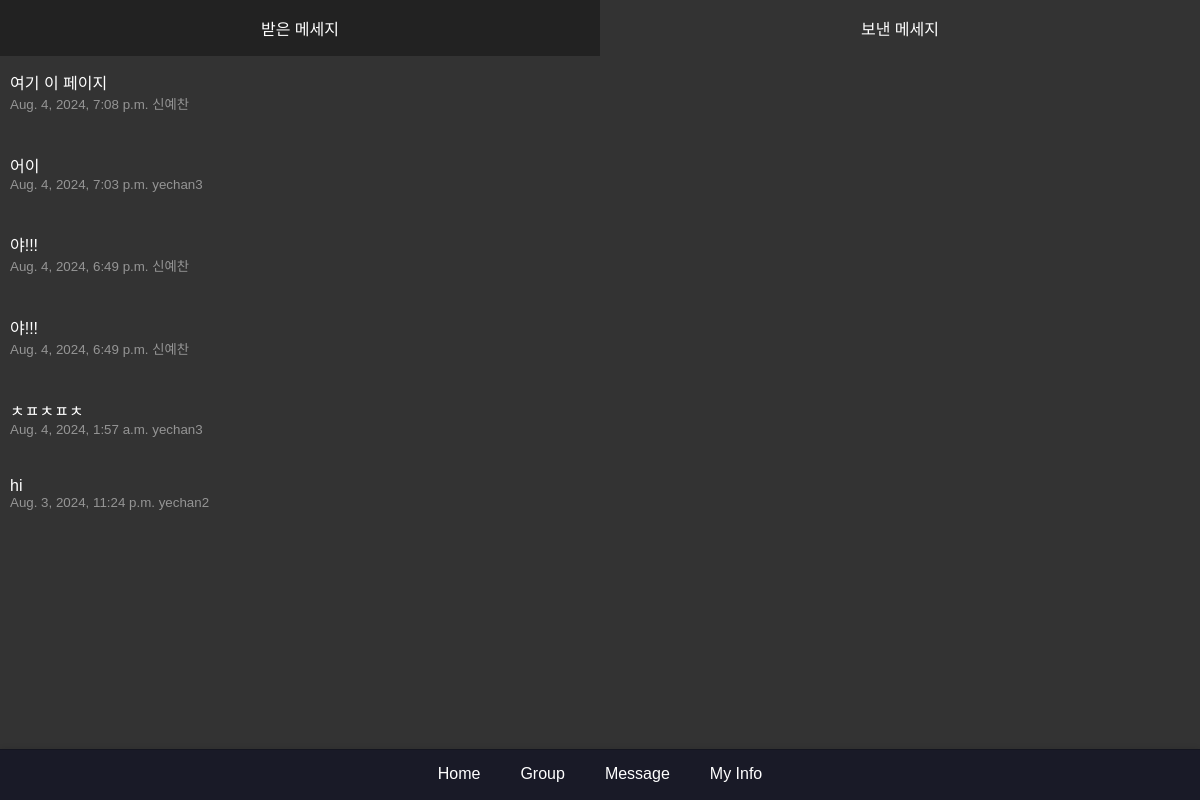
Page /message/sent/ (signed in) on the earlier database version.
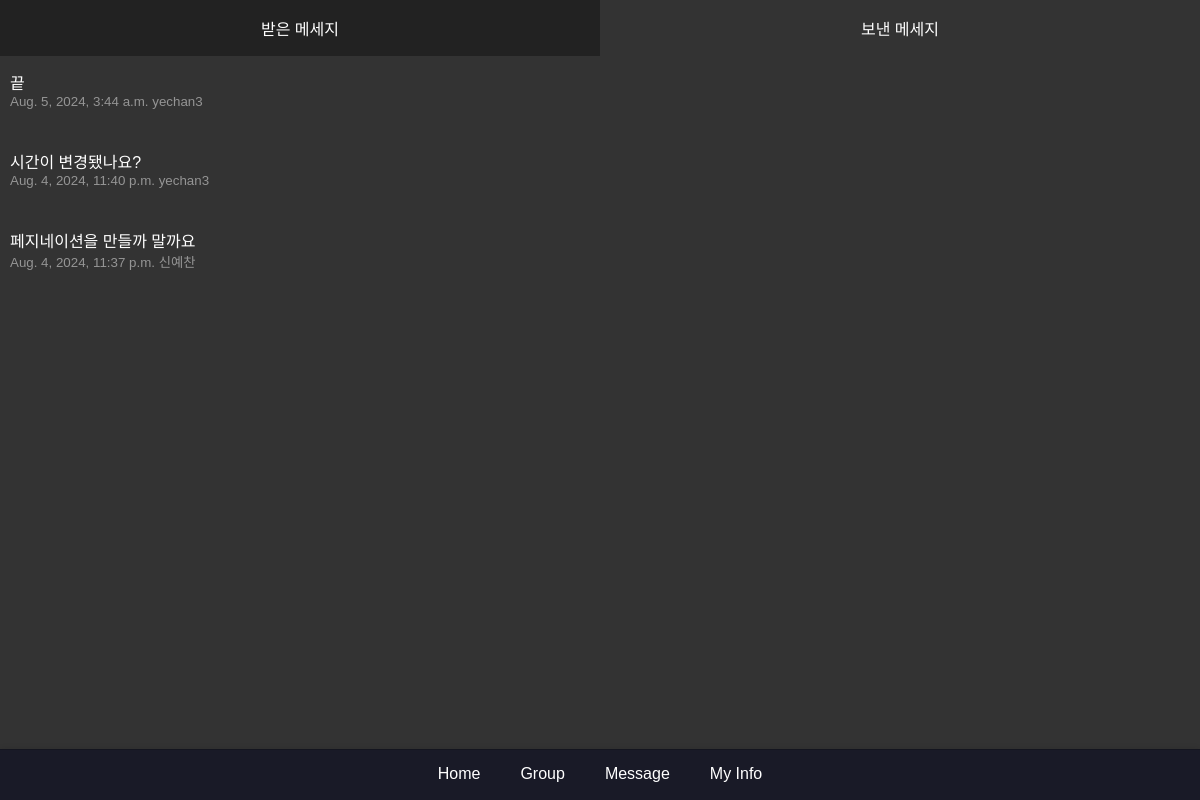
Same page on the later database version.
### message/models.py (models this page shows)
class message(models.Model):
    sender = models.ForeignKey(CustomUser, related_name='sent_message', on_delete=models.CASCADE)
    receiver = models.ForeignKey(CustomUser, related_name='received_message', on_delete=models.CASCADE)
    content = models.TextField()
    timestamp = models.DateTimeField(auto_now_add=True)

### main/models.py (models this page shows)
class CustomUser(AbstractUser):
    following = models.ManyToManyField(
        "self", #User 인스턴스가 다른 인스턴스 참조
        verbose_name="팔로우 중인 사용자들",
        related_name="followers",
        symmetrical=False,
        through="relationship.Relationship"
    )
    top_apps = models.JSONField(default=dict, blank=True, null=True)
    total_screentimes = models.IntegerField(blank=True, null=True)

### message/views.py (the view)
# urls.py: path('sent/', sent_list, name="sent_list"),
@login_required
def sent_list(request):
    sent_messages= message.objects.filter(sender=request.user).order_by('-timestamp')
    return render(request, 'sent_list.html', {'sent_messages':sent_messages})

### message/templates/sent_list.html
{% extends "base.html" %}{% load static %} {% block extra_css %}<link
  rel="stylesheet"
  href="{% static 'css/message.css' %}"
/>{% endblock %} {% block title %}Sent Messages List{% endblock %}
{%block content %}
<div class="header">
  <a href="{% url 'received_list' %}" class="noactive_message">받은 메세지</a>
  <div class="active_message">
    <p>보낸 메세지</p>
  </div>
</div>
<div class="messageListt">
  {% for sent_message in sent_messages %}
  <div class="messageboxx">
    <a
      href="{% url 'user_profile' user_id=sent_message.receiver.id %}"
      class="message-content"
    >
      <div class="message-text">{{ sent_message.content }}</div>
      <div class="message-meta">
        {{ sent_message.timestamp }} {{ sent_message.receiver }}
      </div>
    </a>
  </div>
  {% endfor %}
</div>
{% endblock %}

Differences in the rows shown:
removed message: content "여기 이 페이지", timestamp "Aug. 4, 2024, 7:08 p.m.", receiver "신예찬"
removed message: content "어이", timestamp "Aug. 4, 2024, 7:03 p.m.", receiver "yechan3"
removed message: content "야!!!", timestamp "Aug. 4, 2024, 6:49 p.m.", receiver "신예찬"
removed message: content "야!!!", timestamp "Aug. 4, 2024, 6:49 p.m.", receiver "신예찬"
removed message: content "ㅊㅍㅊㅍㅊ", timestamp "Aug. 4, 2024, 1:57 a.m.", receiver "yechan3"
removed message: content "hi", timestamp "Aug. 3, 2024, 11:24 p.m.", receiver "yechan2"
added message: content "끝", timestamp "Aug. 5, 2024, 3:44 a.m.", receiver "yechan3"
added message: content "시간이 변경됐나요?", timestamp "Aug. 4, 2024, 11:40 p.m.", receiver "yechan3"
added message: content "페지네이션을 만들까 말까요", timestamp "Aug. 4, 2024, 11:37 p.m.", receiver "신예찬"
